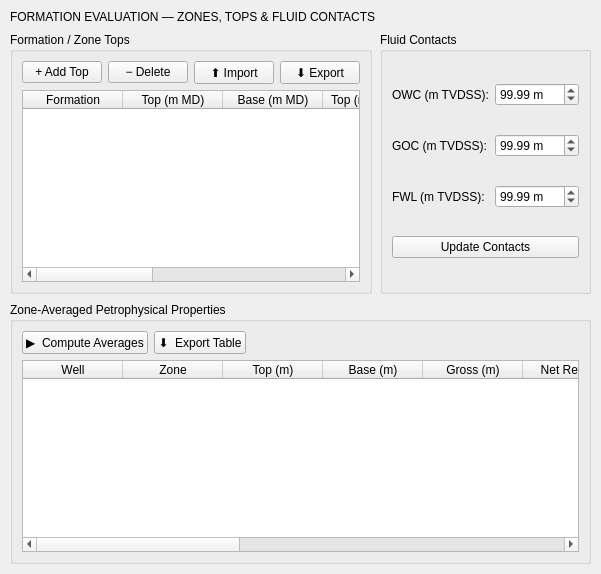
          <widget class="QWidget" name="tabFormationEval">
           <attribute name="title">
            <string>🗂  Formation Eval</string>
           </attribute>
           <layout class="QVBoxLayout" name="formEvalLayout">
            <property name="spacing">
             <number>8</number>
            </property>
            <property name="leftMargin">
             <number>10</number>
            </property>
            <property name="topMargin">
             <number>10</number>
            </property>
            <property name="rightMargin">
             <number>10</number>
            </property>
            <property name="bottomMargin">
             <number>10</number>
            </property>
            <item>
             <widget class="QLabel" name="lblSectionHeader">
              <property name="text">
               <string>FORMATION EVALUATION — ZONES, TOPS &amp; FLUID CONTACTS</string>
              </property>
             </widget>
            </item>
            <item>
             <layout class="QHBoxLayout">
              <item>
               <widget class="QGroupBox" name="grpFormTops">
                <property name="title">
                 <string>Formation / Zone Tops</string>
                </property>
                <layout class="QVBoxLayout">
                 <item>
                  <layout class="QHBoxLayout">
                   <item>
                    <widget class="QPushButton" name="btnAddTop">
                     <property name="text">
                      <string>+ Add Top</string>
                     </property>
                    </widget>
                   </item>
                   <item>
                    <widget class="QPushButton" name="btnDeleteTop">
                     <property name="text">
                      <string>− Delete</string>
                     </property>
                    </widget>
                   </item>
                   <item>
                    <widget class="QPushButton" name="btnImportTops">
                     <property name="text">
                      <string>⬆ Import</string>
                     </property>
                    </widget>
                   </item>
                   <item>
                    <widget class="QPushButton" name="btnExportTops">
                     <property name="text">
                      <string>⬇ Export</string>
                     </property>
                    </widget>
                   </item>
                   <item>
                    <spacer>
                     <property name="orientation">
                      <enum>Qt::Horizontal</enum>
                     </property>
                     <property name="sizeHint" stdset="0">
                      <size>
                       <width>0</width>
                       <height>0</height>
                      </size>
                     </property>
                    </spacer>
                   </item>
                  </layout>
                 </item>
                 <item>
                  <widget class="QTableWidget" name="tableFormTops">
                   <property name="alternatingRowColors">
                    <bool>true</bool>
                   </property>
                   <property name="selectionMode">
                    <enum>QAbstractItemView::SingleSelection</enum>
                   </property>
                   <column>
                    <property name="text">
                     <string>Formation</string>
                    </property>
                   </column>
                   <column>
                    <property name="text">
                     <string>Top (m MD)</string>
                    </property>
                   </column>
                   <column>
                    <property name="text">
                     <string>Base (m MD)</string>
                    </property>
                   </column>
                   <column>
                    <property name="text">
                     <string>Top (m TVDSS)</string>
                    </property>
                   </column>
                   <column>
                    <property name="text">
                     <string>Lithology</string>
                    </property>
                   </column>
                   <column>
                    <property name="text">
                     <string>Fluid</string>
                    </property>
                   </column>
                   <column>
                    <property name="text">
                     <string>Color</string>
                    </property>
                   </column>
                   <column>
                    <property name="text">
                     <string>Notes</string>
                    </property>
                   </column>
                  </widget>
                 </item>
                </layout>
               </widget>
              </item>
              <item>
               <widget class="QGroupBox" name="grpFluidContacts">
                <property name="title">
                 <string>Fluid Contacts</string>
                </property>
                <layout class="QGridLayout">
                 <item row="0" column="0">
                  <widget class="QLabel" name="label">
                   <property name="text">
                    <string>OWC (m TVDSS):</string>
                   </property>
                  </widget>
                 </item>
                 <item row="0" column="1">
                  <widget class="QDoubleSpinBox" name="spinOWC">
                   <property name="suffix">
                    <string> m</string>
                   </property>
                   <property name="maximum">
                    <double>9999.000000000000000</double>
                   </property>
                   <property name="value">
                    <double>99.989999999999995</double>
                   </property>
                  </widget>
                 </item>
                 <item row="1" column="0">
                  <widget class="QLabel" name="label">
                   <property name="text">
                    <string>GOC (m TVDSS):</string>
                   </property>
                  </widget>
                 </item>
                 <item row="1" column="1">
                  <widget class="QDoubleSpinBox" name="spinGOC">
                   <property name="suffix">
                    <string> m</string>
                   </property>
                   <property name="maximum">
                    <double>9999.000000000000000</double>
                   </property>
                   <property name="value">
                    <double>99.989999999999995</double>
                   </property>
                  </widget>
                 </item>
                 <item row="2" column="0">
                  <widget class="QLabel" name="label">
                   <property name="text">
                    <string>FWL (m TVDSS):</string>
                   </property>
                  </widget>
                 </item>
                 <item row="2" column="1">
                  <widget class="QDoubleSpinBox" name="spinFWLContact">
                   <property name="suffix">
                    <string> m</string>
                   </property>
                   <property name="maximum">
                    <double>9999.000000000000000</double>
                   </property>
                   <property name="value">
                    <double>99.989999999999995</double>
                   </property>
                  </widget>
                 </item>
                 <item row="3" column="0" colspan="2">
                  <widget class="QPushButton" name="btnUpdateContacts">
                   <property name="text">
                    <string>Update Contacts</string>
                   </property>
                  </widget>
                 </item>
                </layout>
               </widget>
              </item>
             </layout>
            </item>
            <item>
             <widget class="QGroupBox" name="grpZoneAverages">
              <property name="title">
               <string>Zone-Averaged Petrophysical Properties</string>
              </property>
              <layout class="QVBoxLayout">
               <item>
                <layout class="QHBoxLayout">
                 <item>
                  <widget class="QPushButton" name="btnCalculate">
                   <property name="text">
                    <string>▶  Compute Averages</string>
                   </property>
                  </widget>
                 </item>
                 <item>
                  <widget class="QPushButton" name="btnExportZoneTable">
                   <property name="text">
                    <string>⬇  Export Table</string>
                   </property>
                  </widget>
                 </item>
                 <item>
                  <spacer>
                   <property name="orientation">
                    <enum>Qt::Horizontal</enum>
                   </property>
                   <property name="sizeHint" stdset="0">
                    <size>
                     <width>0</width>
                     <height>0</height>
                    </size>
                   </property>
                  </spacer>
                 </item>
                </layout>
               </item>
               <item>
                <widget class="QTableWidget" name="tableZoneAverages">
                 <property name="alternatingRowColors">
                  <bool>true</bool>
                 </property>
                 <column>
                  <property name="text">
                   <string>Well</string>
                  </property>
                 </column>
                 <column>
                  <property name="text">
                   <string>Zone</string>
                  </property>
                 </column>
                 <column>
                  <property name="text">
                   <string>Top (m)</string>
                  </property>
                 </column>
                 <column>
                  <property name="text">
                   <string>Base (m)</string>
                  </property>
                 </column>
                 <column>
                  <property name="text">
                   <string>Gross (m)</string>
                  </property>
                 </column>
                 <column>
                  <property name="text">
                   <string>Net Res (m)</string>
                  </property>
                 </column>
                 <column>
                  <property name="text">
                   <string>Net Pay (m)</string>
                  </property>
                 </column>
                 <column>
                  <property name="text">
                   <string>N/G</string>
                  </property>
                 </column>
                 <column>
                  <property name="text">
                   <string>Avg Vsh</string>
                  </property>
                 </column>
                 <column>
                  <property name="text">
                   <string>Avg PHIE</string>
                  </property>
                 </column>
                 <column>
                  <property name="text">
                   <string>Avg Sw</string>
                  </property>
                 </column>
                 <column>
                  <property name="text">
                   <string>Avg K (mD)</string>
                  </property>
                 </column>
                 <column>
                  <property name="text">
                   <string>HCPV (m³)</string>
                  </property>
                 </column>
                </widget>
               </item>
              </layout>
             </widget>
            </item>
           </layout>
          </widget>
